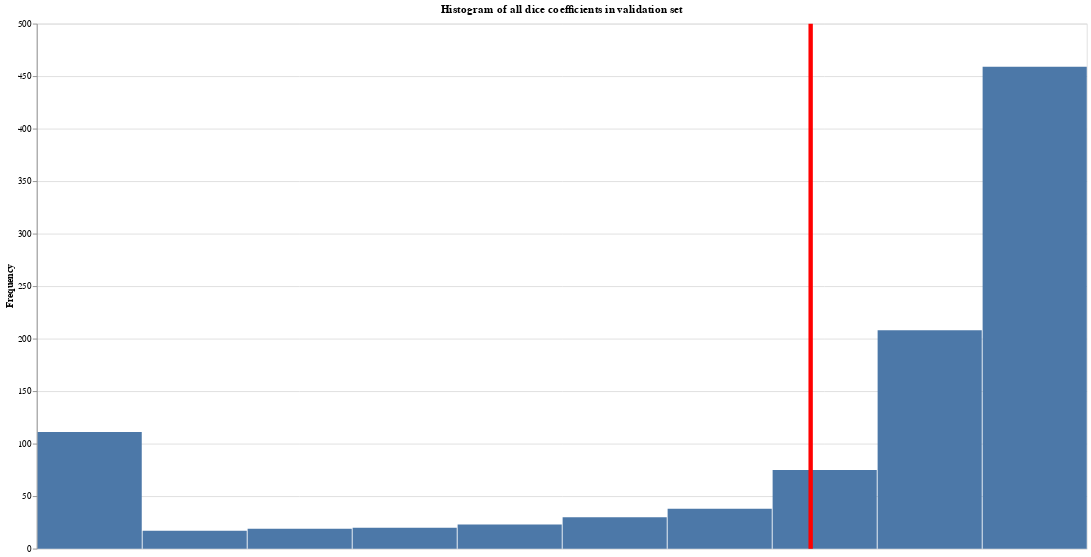

Notebook cell for this chart:
### Code cell
import altair as alt
#alt.renderers.enable('notebook')
alt.themes.enable("opaque")

bar = alt.Chart(validation_df[["dice_coeff"]], width=1200, height=600).mark_bar().encode(
    alt.X('dice_coeff', bin=True, axis=None),
    alt.Y('count()', title = "Frequency")
).properties(title="Histogram of all dice coefficients in validation set")

rule = alt.Chart(validation_df[["dice_coeff"]]).mark_rule(color='red').encode(
    alt.X('mean(dice_coeff):Q', title="Dice Coefficient"),
    size=alt.value(5)
)

bar + rule

### Figure 1 — Vega-Lite specification as saved in the notebook (floating-point values rounded to 4 significant figures; data arrays with more than 128 entries replaced by an {"elided": "..."} marker saying what was removed)
{"$schema": "https://vega.github.io/schema/vega-lite/v2.6.0.json", "config": {"background": "white", "view": {"height": 300, "width": 400}}, "datasets": {"data-49b2c54ccaf8e09906bb6be297130f28": {"elided": "1000 records"}}, "layer": [{"data": {"name": "data-49b2c54ccaf8e09906bb6be297130f28"}, "encoding": {"x": {"axis": null, "bin": true, "field": "dice_coeff", "type": "quantitative"}, "y": {"aggregate": "count", "title": "Frequency", "type": "quantitative"}}, "height": 600, "mark": "bar", "title": "Histogram of all dice coefficients in validation set", "width": 1200}, {"data": {"name": "data-49b2c54ccaf8e09906bb6be297130f28"}, "encoding": {"size": {"value": 5}, "x": {"aggregate": "mean", "field": "dice_coeff", "title": "Dice Coefficient", "type": "quantitative"}}, "mark": {"color": "red", "type": "rule"}}]}
